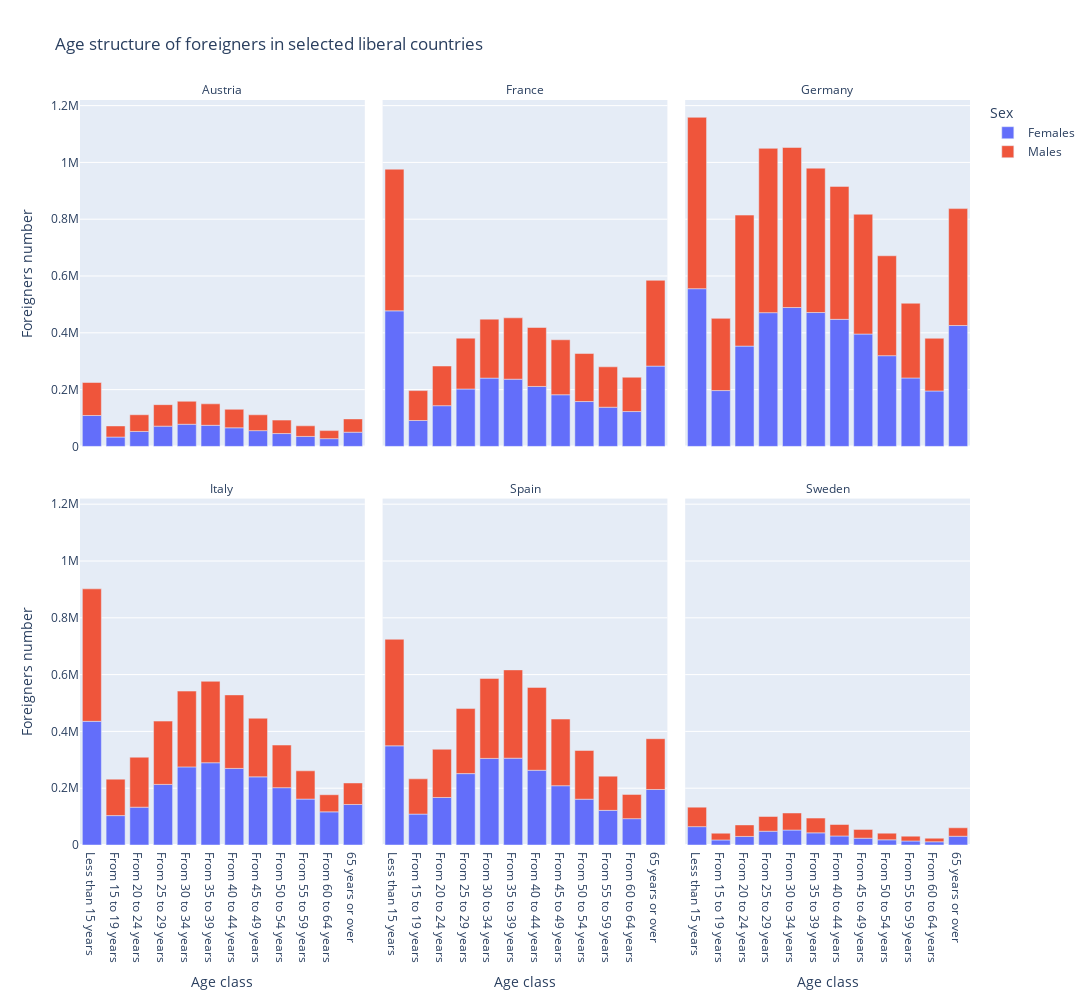

Notebook code for this chart:
### Code cell
plot_age_structure(only_foreigners[(only_foreigners['geo'].isin(liberal))
                                    & (only_foreigners['Sex'] != 'Total')
                                    & (only_foreigners['year'] >= 2014)],
                   'Age structure of foreigners in selected liberal countries', age_order)

### Figure 1 — Plotly figure (JSON) as saved in the notebook; plotly's stock layout.template omitted (floating-point values rounded to 4 significant figures)
{"data": [{"hovertemplate": "Sex=Females<br>geo=Austria<br>Age class=%{x}<br>Foreigners number=%{y}<extra></extra>", "legendgroup": "Females", "marker": {"color": "#636efa", "pattern": {"shape": ""}}, "name": "Females", "orientation": "v", "showlegend": true, "textposition": "auto", "type": "bar", "x": ["65 years or over", "From 15 to 19 years", "From 20 to 24 years", "From 25 to 29 years", "From 30 to 34 years", "From 35 to 39 years", "From 40 to 44 years", "From 45 to 49 years", "From 50 to 54 years", "From 55 to 59 years", "From 60 to 64 years", "Less than 15 years"], "xaxis": "x4", "y": [50090.0, 33020.0, 52730.0, 71420.0, 78070.0, 74400.0, 65540.0, 55560.0, 45320.0, 35240.0, 27360.0, 108900.0], "yaxis": "y4"}, {"hovertemplate": "Sex=Females<br>geo=France<br>Age class=%{x}<br>Foreigners number=%{y}<extra></extra>", "legendgroup": "Females", "marker": {"color": "#636efa", "pattern": {"shape": ""}}, "name": "Females", "orientation": "v", "showlegend": false, "textposition": "auto", "type": "bar", "x": ["65 years or over", "From 15 to 19 years", "From 20 to 24 years", "From 25 to 29 years", "From 30 to 34 years", "From 35 to 39 years", "From 40 to 44 years", "From 45 to 49 years", "From 50 to 54 years", "From 55 to 59 years", "From 60 to 64 years", "Less than 15 years"], "xaxis": "x5", "y": [282700.0, 91240.0, 143500.0, 202100.0, 240500.0, 236700.0, 211100.0, 182000.0, 158000.0, 138100.0, 122800.0, 477300.0], "yaxis": "y5"}, {"hovertemplate": "Sex=Females<br>geo=Germany<br>Age class=%{x}<br>Foreigners number=%{y}<extra></extra>", "legendgroup": "Females", "marker": {"color": "#636efa", "pattern": {"shape": ""}}, "name": "Females", "orientation": "v", "showlegend": false, "textposition": "auto", "type": "bar", "x": ["65 years or over", "From 15 to 19 years", "From 20 to 24 years", "From 25 to 29 years", "From 30 to 34 years", "From 35 to 39 years", "From 40 to 44 years", "From 45 to 49 years", "From 50 to 54 years", "From 55 to 59 years", "From 60 to 64 years", "Less than 15 years"], "xaxis": "x6", "y": [425700.0, 196700.0, 353200.0, 471000.0, 489100.0, 471500.0, 447500.0, 395700.0, 319500.0, 241000.0, 195200.0, 555400.0], "yaxis": "y6"}, {"hovertemplate": "Sex=Females<br>geo=Italy<br>Age class=%{x}<br>Foreigners number=%{y}<extra></extra>", "legendgroup": "Females", "marker": {"color": "#636efa", "pattern": {"shape": ""}}, "name": "Females", "orientation": "v", "showlegend": false, "textposition": "auto", "type": "bar", "x": ["65 years or over", "From 15 to 19 years", "From 20 to 24 years", "From 25 to 29 years", "From 30 to 34 years", "From 35 to 39 years", "From 40 to 44 years", "From 45 to 49 years", "From 50 to 54 years", "From 55 to 59 years", "From 60 to 64 years", "Less than 15 years"], "xaxis": "x", "y": [142700.0, 103500.0, 133100.0, 213400.0, 275000.0, 289600.0, 269600.0, 239900.0, 201800.0, 161700.0, 116700.0, 435400.0], "yaxis": "y"}, {"hovertemplate": "Sex=Females<br>geo=Spain<br>Age class=%{x}<br>Foreigners number=%{y}<extra></extra>", "legendgroup": "Females", "marker": {"color": "#636efa", "pattern": {"shape": ""}}, "name": "Females", "orientation": "v", "showlegend": false, "textposition": "auto", "type": "bar", "x": ["65 years or over", "From 15 to 19 years", "From 20 to 24 years", "From 25 to 29 years", "From 30 to 34 years", "From 35 to 39 years", "From 40 to 44 years", "From 45 to 49 years", "From 50 to 54 years", "From 55 to 59 years", "From 60 to 64 years", "Less than 15 years"], "xaxis": "x2", "y": [195500.0, 108800.0, 167300.0, 251300.0, 304900.0, 305700.0, 263200.0, 208800.0, 161300.0, 121900.0, 92720.0, 349200.0], "yaxis": "y2"}, {"hovertemplate": "Sex=Females<br>geo=Sweden<br>Age class=%{x}<br>Foreigners number=%{y}<extra></extra>", "legendgroup": "Females", "marker": {"color": "#636efa", "pattern": {"shape": ""}}, "name": "Females", "orientation": "v", "showlegend": false, "textposition": "auto", "type": "bar", "x": ["65 years or over", "From 15 to 19 years", "From 20 to 24 years", "From 25 to 29 years", "From 30 to 34 years", "From 35 to 39 years", "From 40 to 44 years", "From 45 to 49 years", "From 50 to 54 years", "From 55 to 59 years", "From 60 to 64 years", "Less than 15 years"], "xaxis": "x3", "y": [30840.0, 17750.0, 30200.0, 48510.0, 52600.0, 42730.0, 31860.0, 23920.0, 18210.0, 14100.0, 11320.0, 64670.0], "yaxis": "y3"}, {"hovertemplate": "Sex=Males<br>geo=Austria<br>Age class=%{x}<br>Foreigners number=%{y}<extra></extra>", "legendgroup": "Males", "marker": {"color": "#EF553B", "pattern": {"shape": ""}}, "name": "Males", "orientation": "v", "showlegend": true, "textposition": "auto", "type": "bar", "x": ["65 years or over", "From 15 to 19 years", "From 20 to 24 years", "From 25 to 29 years", "From 30 to 34 years", "From 35 to 39 years", "From 40 to 44 years", "From 45 to 49 years", "From 50 to 54 years", "From 55 to 59 years", "From 60 to 64 years", "Less than 15 years"], "xaxis": "x4", "y": [46800.0, 39130.0, 58750.0, 75640.0, 80870.0, 75580.0, 65180.0, 55740.0, 47330.0, 37300.0, 28340.0, 116100.0], "yaxis": "y4"}, {"hovertemplate": "Sex=Males<br>geo=France<br>Age class=%{x}<br>Foreigners number=%{y}<extra></extra>", "legendgroup": "Males", "marker": {"color": "#EF553B", "pattern": {"shape": ""}}, "name": "Males", "orientation": "v", "showlegend": false, "textposition": "auto", "type": "bar", "x": ["65 years or over", "From 15 to 19 years", "From 20 to 24 years", "From 25 to 29 years", "From 30 to 34 years", "From 35 to 39 years", "From 40 to 44 years", "From 45 to 49 years", "From 50 to 54 years", "From 55 to 59 years", "From 60 to 64 years", "Less than 15 years"], "xaxis": "x5", "y": [302100.0, 105400.0, 139700.0, 179000.0, 207700.0, 216000.0, 207600.0, 193500.0, 169000.0, 142200.0, 120800.0, 498700.0], "yaxis": "y5"}, {"hovertemplate": "Sex=Males<br>geo=Germany<br>Age class=%{x}<br>Foreigners number=%{y}<extra></extra>", "legendgroup": "Males", "marker": {"color": "#EF553B", "pattern": {"shape": ""}}, "name": "Males", "orientation": "v", "showlegend": false, "textposition": "auto", "type": "bar", "x": ["65 years or over", "From 15 to 19 years", "From 20 to 24 years", "From 25 to 29 years", "From 30 to 34 years", "From 35 to 39 years", "From 40 to 44 years", "From 45 to 49 years", "From 50 to 54 years", "From 55 to 59 years", "From 60 to 64 years", "Less than 15 years"], "xaxis": "x6", "y": [411700.0, 254200.0, 461300.0, 578500.0, 563500.0, 508300.0, 468100.0, 421800.0, 351800.0, 263100.0, 185600.0, 603300.0], "yaxis": "y6"}, {"hovertemplate": "Sex=Males<br>geo=Italy<br>Age class=%{x}<br>Foreigners number=%{y}<extra></extra>", "legendgroup": "Males", "marker": {"color": "#EF553B", "pattern": {"shape": ""}}, "name": "Males", "orientation": "v", "showlegend": false, "textposition": "auto", "type": "bar", "x": ["65 years or over", "From 15 to 19 years", "From 20 to 24 years", "From 25 to 29 years", "From 30 to 34 years", "From 35 to 39 years", "From 40 to 44 years", "From 45 to 49 years", "From 50 to 54 years", "From 55 to 59 years", "From 60 to 64 years", "Less than 15 years"], "xaxis": "x", "y": [75730.0, 128400.0, 176000.0, 222800.0, 266900.0, 286700.0, 258900.0, 206400.0, 150100.0, 99520.0, 60330.0, 466500.0], "yaxis": "y"}, {"hovertemplate": "Sex=Males<br>geo=Spain<br>Age class=%{x}<br>Foreigners number=%{y}<extra></extra>", "legendgroup": "Males", "marker": {"color": "#EF553B", "pattern": {"shape": ""}}, "name": "Males", "orientation": "v", "showlegend": false, "textposition": "auto", "type": "bar", "x": ["65 years or over", "From 15 to 19 years", "From 20 to 24 years", "From 25 to 29 years", "From 30 to 34 years", "From 35 to 39 years", "From 40 to 44 years", "From 45 to 49 years", "From 50 to 54 years", "From 55 to 59 years", "From 60 to 64 years", "Less than 15 years"], "xaxis": "x2", "y": [178700.0, 124100.0, 169800.0, 229000.0, 281600.0, 310800.0, 291800.0, 234700.0, 171500.0, 120500.0, 85360.0, 375100.0], "yaxis": "y2"}, {"hovertemplate": "Sex=Males<br>geo=Sweden<br>Age class=%{x}<br>Foreigners number=%{y}<extra></extra>", "legendgroup": "Males", "marker": {"color": "#EF553B", "pattern": {"shape": ""}}, "name": "Males", "orientation": "v", "showlegend": false, "textposition": "auto", "type": "bar", "x": ["65 years or over", "From 15 to 19 years", "From 20 to 24 years", "From 25 to 29 years", "From 30 to 34 years", "From 35 to 39 years", "From 40 to 44 years", "From 45 to 49 years", "From 50 to 54 years", "From 55 to 59 years", "From 60 to 64 years", "Less than 15 years"], "xaxis": "x3", "y": [29760.0, 23810.0, 40500.0, 51870.0, 60130.0, 52050.0, 40250.0, 30970.0, 23440.0, 17070.0, 12580.0, 68640.0], "yaxis": "y3"}], "layout": {"annotations": [{"font": {}, "showarrow": false, "text": "Italy", "x": 0.16, "xanchor": "center", "xref": "paper", "y": 0.465, "yanchor": "bottom", "yref": "paper"}, {"font": {}, "showarrow": false, "text": "Spain", "x": 0.5, "xanchor": "center", "xref": "paper", "y": 0.465, "yanchor": "bottom", "yref": "paper"}, {"font": {}, "showarrow": false, "text": "Sweden", "x": 0.84, "xanchor": "center", "xref": "paper", "y": 0.465, "yanchor": "bottom", "yref": "paper"}, {"font": {}, "showarrow": false, "text": "Austria", "x": 0.16, "xanchor": "center", "xref": "paper", "y": 1.0, "yanchor": "bottom", "yref": "paper"}, {"font": {}, "showarrow": false, "text": "France", "x": 0.5, "xanchor": "center", "xref": "paper", "y": 1.0, "yanchor": "bottom", "yref": "paper"}, {"font": {}, "showarrow": false, "text": "Germany", "x": 0.84, "xanchor": "center", "xref": "paper", "y": 1.0, "yanchor": "bottom", "yref": "paper"}], "barmode": "relative", "height": 1000, "legend": {"title": {"text": "Sex"}, "tracegroupgap": 0}, "showlegend": true, "title": {"text": "Age structure of foreigners in selected liberal countries"}, "width": 1200, "xaxis": {"anchor": "y", "categoryarray": ["Less than 15 years", "From 15 to 19 years", "From 20 to 24 years", "From 25 to 29 years", "From 30 to 34 years", "From 35 to 39 years", "From 40 to 44 years", "From 45 to 49 years", "From 50 to 54 years", "From 55 to 59 years", "From 60 to 64 years", "65 years or over"], "categoryorder": "array", "domain": [0, 0.32], "title": {"text": "Age class"}}, "xaxis2": {"anchor": "y2", "categoryarray": ["Less than 15 years", "From 15 to 19 years", "From 20 to 24 years", "From 25 to 29 years", "From 30 to 34 years", "From 35 to 39 years", "From 40 to 44 years", "From 45 to 49 years", "From 50 to 54 years", "From 55 to 59 years", "From 60 to 64 years", "65 years or over"], "categoryorder": "array", "domain": [0.34, 0.66], "matches": "x", "title": {"text": "Age class"}}, "xaxis3": {"anchor": "y3", "categoryarray": ["Less than 15 years", "From 15 to 19 years", "From 20 to 24 years", "From 25 to 29 years", "From 30 to 34 years", "From 35 to 39 years", "From 40 to 44 years", "From 45 to 49 years", "From 50 to 54 years", "From 55 to 59 years", "From 60 to 64 years", "65 years or over"], "categoryorder": "array", "domain": [0.68, 1.0], "matches": "x", "title": {"text": "Age class"}}, "xaxis4": {"anchor": "y4", "domain": [0, 0.32], "matches": "x", "showticklabels": false}, "xaxis5": {"anchor": "y5", "domain": [0.34, 0.66], "matches": "x", "showticklabels": false}, "xaxis6": {"anchor": "y6", "domain": [0.68, 1.0], "matches": "x", "showticklabels": false}, "yaxis": {"anchor": "x", "domain": [0, 0.465], "title": {"text": "Foreigners number"}}, "yaxis2": {"anchor": "x2", "domain": [0, 0.465], "matches": "y", "showticklabels": false}, "yaxis3": {"anchor": "x3", "domain": [0, 0.465], "matches": "y", "showticklabels": false}, "yaxis4": {"anchor": "x4", "domain": [0.535, 1.0], "matches": "y", "title": {"text": "Foreigners number"}}, "yaxis5": {"anchor": "x5", "domain": [0.535, 1.0], "matches": "y", "showticklabels": false}, "yaxis6": {"anchor": "x6", "domain": [0.535, 1.0], "matches": "y", "showticklabels": false}}}
